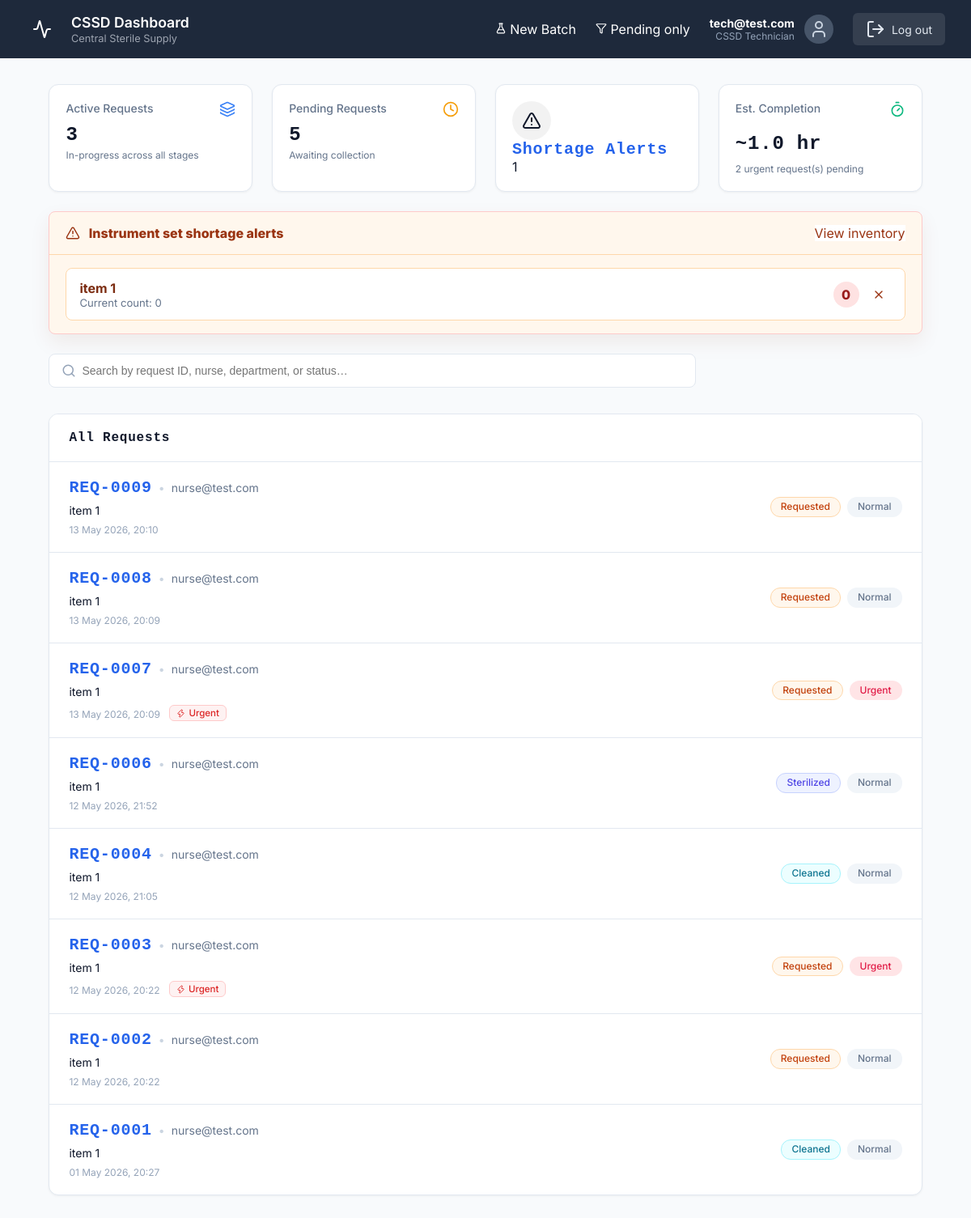
Screenshot of /dashboard/ (signed in) with the database file from the repository.
### CSSD_Management_System/models.py (models this page shows, shortened)
class CustomUser(AbstractUser):
    ROLE_CHOICES = [
        ('System Administrator', 'System Administrator'),
        ('CSSD Technician', 'CSSD Technician'),
        ('Department Nurse', 'Department Nurse'),
        ('Hospital Administrator', 'Hospital Administrator'),
    ]
    username = None
    email = models.EmailField(_('email address'), unique=True)
    role = models.CharField(max_length=50, choices=ROLE_CHOICES)
    department = models.CharField(max_length=100, blank=True)
    USERNAME_FIELD = 'email'
    REQUIRED_FIELDS = []
    objects = CustomUserManager()

class InventoryItem(models.Model):
    name = models.CharField(max_length=255)
    category = models.CharField(max_length=100)
    current_stock = models.IntegerField(default=0)
    min_threshold = models.IntegerField(default=10)

class InstrumentRequest(models.Model):
    PRIORITY_CHOICES = [
        ('Normal', 'Normal'),
        ('Urgent', 'Urgent'),
    ]
    STATUS_CHOICES = [
        ('Requested', 'Requested'),
        ('Collected', 'Collected'),
        ('Cleaned', 'Cleaned'),
        ('Sterilized', 'Sterilized'),
        ('Packed', 'Packed'),
        ('Delivered', 'Delivered'),
    ]
    requester = models.ForeignKey(CustomUser, on_delete=models.CASCADE, related_name='requests')
    priority = models.CharField(max_length=50, choices=PRIORITY_CHOICES, default='Normal')
    status = models.CharField(max_length=50, choices=STATUS_CHOICES, default='Requested')
    department = models.CharField(max_length=100, blank=True)
    notes = models.TextField(blank=True)
    last_operator = models.ForeignKey(
        CustomUser,
        on_delete=models.SET_NULL,
        null=True,
        blank=True,
        related_name='processed_requests'
    )
    batch = models.ForeignKey(SterilizationBatch, null=True, blank=True, on_delete=models.SET_NULL, related_name='requests')
    is_archived = models.BooleanField(default=False)
    submitted_at = models.DateTimeField(auto_now_add=True)
    collected_at = models.DateTimeField(null=True, blank=True)
    cleaned_at = models.DateTimeField(null=True, blank=True)
    sterilized_at = models.DateTimeField(null=True, blank=True)
    packed_at = models.DateTimeField(null=True, blank=True)
    delivered_at = models.DateTimeField(null=True, blank=True)

class RequestItem(models.Model):
    request = models.ForeignKey(InstrumentRequest, on_delete=models.CASCADE, related_name='items')
    inventory_item = models.ForeignKey(InventoryItem, on_delete=models.CASCADE)
    quantity = models.IntegerField(default=1)

### CSSD_Management_System/views.py (the view)
# urls.py: path('dashboard/', views.dashboard_router, name='dashboard_router'),
@login_required
def dashboard_router(request):
    role = request.user.role
    if role == 'Hospital Administrator':
        return redirect('hospital_report')
    if role in ['CSSD Technician', 'System Administrator']:
        filter_status = request.GET.get('filter', '')
        all_requests = InstrumentRequest.objects.prefetch_related(
            'items__inventory_item', 'requester'
        ).order_by('-submitted_at')
        display_requests = (
            all_requests.filter(status='Requested')
            if filter_status == 'pending'
            else all_requests
        )
        stat_pending = all_requests.filter(status='Requested').count()
        stat_active  = all_requests.filter(
            status__in=['Collected', 'Cleaned', 'Sterilized', 'Packed']
        ).count()
        shortage_alerts = _dashboard_shortage_alerts()
        stat_alerts  = shortage_alerts.count()
        STATUS_ORDER = ['Requested', 'Collected', 'Cleaned', 'Sterilized', 'Packed', 'Delivered']
        urgent_reqs  = all_requests.filter(priority='Urgent').exclude(status='Delivered')
        eta_text, eta_desc = 'No urgent', 'All clear'
        if urgent_reqs.exists():
            def eta_mins(r):
                idx = STATUS_ORDER.index(r.status) if r.status in STATUS_ORDER else 0
                return max(0, (len(STATUS_ORDER) - 1 - idx) * 20)
            mins = min(eta_mins(r) for r in urgent_reqs)
            eta_text = f'~{mins} min' if mins < 60 else f'~{mins // 60:.1f} hr'
            eta_desc = f'{urgent_reqs.count()} urgent request(s) pending'
        context = {
            'requests':      display_requests,
            'filter_status': filter_status,
            'stat_pending':  stat_pending,
            'stat_active':   stat_active,
            'stat_alerts':   stat_alerts,
            'shortage_alerts': shortage_alerts,
            'eta_text':      eta_text,
            'eta_desc':      eta_desc,
        }
        return render(request, 'cssd-dashboard.html', context)
    elif role == 'Department Nurse':
        return nurse_dashboard(request)
    return HttpResponse(f"Role '{role}' not recognized.", status=403)

### CSSD_Management_System/views.py (called while the page is built)
def _dashboard_shortage_alerts():
    return InventoryItem.objects.filter(current_stock__lt=3).order_by('current_stock', 'name')

### CSSD_Management_System/templates/cssd-dashboard.html (shortened to what this page needs)
{% load static %}
<!DOCTYPE html>
<html lang="en">
<head>
  <link rel="stylesheet" href="{% static 'styles.css' %}">
  <link rel="stylesheet" href="{% static 'extended_styles.css' %}">
</head>
<body>
  <div class="dashboard-wrapper theme-blue">
    <nav class="dashboard-nav theme-dark-blue">
      <div class="nav-brand">
        <div class="nav-logo blue"><i data-lucide="activity"></i></div>
        <div class="nav-title">
          <h2>CSSD Dashboard</h2>
          <p>Central Sterile Supply</p>
        </div>
      </div>
      <div class="nav-actions">
        <a href="{% url 'cssd_batch_create' %}" class="nav-action-link" id="newBatchBtn">
          <i data-lucide="flask-conical" style="width:14px;height:14px;"></i>
          New Batch
        </a>
        <a href="{% url 'dashboard_router' %}?filter={% if filter_status == 'pending' %}{% else %}pending{% endif %}"
           class="nav-action-link"
           id="filterPendingBtn">
          <i data-lucide="filter" style="width:14px;height:14px;"></i>
          {% if filter_status == 'pending' %}Show All{% else %}Pending only{% endif %}
        </a>
        <div class="user-profile">
          <div class="user-info-text">
            <strong>{{ request.user.get_full_name|default:request.user.email }}</strong>
            <span>{{ request.user.role }}</span>
          </div>
          <div class="user-avatar"><i data-lucide="user"></i></div>
        </div>
        <a href="{% url 'logout' %}" class="btn-logout"><i data-lucide="log-out"></i> Log out</a>
      </div>
    </nav>
    <main class="dashboard-main">
      <div class="dashboard-container">
        <div class="cssd-stats-grid">
          <a href="{% url 'dashboard_router' %}" class="stat-card" style="text-decoration:none;display:block;">
            <div class="stat-header">
              <span class="stat-label">Active Requests</span>
              <i data-lucide="layers" class="stat-icon-small blue"></i>
            </div>
            <h3 class="stat-value">{{ stat_active }}</h3>
            <p class="stat-desc">In-progress across all stages</p>
          </a>
          <a href="{% url 'dashboard_router' %}?filter=pending" class="stat-card" style="text-decoration:none;display:block;">
            <div class="stat-header">
              <span class="stat-label">Pending Requests</span>
              <i data-lucide="clock" class="stat-icon-small orange"></i>
            </div>
            <h3 class="stat-value">{{ stat_pending }}</h3>
            <p class="stat-desc">Awaiting collection</p>
          </a>
          <a href="{% url 'cssd_inventory_alerts' %}" class="stat-card alert-stat" style="text-decoration:none;display:flex;">
            <div class="stat-icon-wrapper"><i data-lucide="alert-triangle"></i></div>
            <div class="stat-info">
              <h3>Shortage Alerts</h3>
              <span class="stat-number">{{ stat_alerts }}</span>
            </div>
          </a>
          <div class="stat-card">
            <div class="stat-header">
              <span class="stat-label">Est. Completion</span>
              <i data-lucide="timer" class="stat-icon-small green"></i>
            </div>
            <h3 class="stat-value">{{ eta_text }}</h3>
            <p class="stat-desc">{{ eta_desc }}</p>
          </div>
        </div>
        {% if shortage_alerts %}
        <section class="shortage-alerts-panel" id="shortageAlertsPanel" aria-label="Shortage alerts">
          <div class="shortage-alerts-header">
            <div class="shortage-alerts-title">
              <i data-lucide="alert-triangle" style="width:18px;height:18px;"></i>
              <span>Instrument set shortage alerts</span>
            </div>
            <a href="{% url 'cssd_inventory_alerts' %}" class="nav-action-link" style="background:#fff;color:#9a3412;border-color:#fed7aa;">
              View inventory
            </a>
          </div>
          <div class="shortage-alert-list" id="shortageAlertList">
            {% for item in shortage_alerts %}
            <article class="shortage-alert" data-shortage-alert data-item-id="{{ item.id }}">
              <div>
                <strong>{{ item.name }}</strong>
                <div style="font-size:.82rem;color:#64748b;">Current count: {{ item.current_stock }}</div>
              </div>
              <div style="display:flex;align-items:center;gap:.5rem;">
                <span class="shortage-alert-count" aria-label="{{ item.current_stock }} units available">{{ item.current_stock }}</span>
                <button type="button" class="shortage-dismiss" data-dismiss-shortage aria-label="Dismiss {{ item.name }} shortage alert">
                  <i data-lucide="x" style="width:16px;height:16px;"></i>
                </button>
              </div>
            </article>
            {% endfor %}
          </div>
        </section>
        {% endif %}
        <div class="cssd-filters-bar">
          <div class="search-input-wrapper expand">
            <i data-lucide="search" class="search-icon"></i>
            <input type="text" class="search-input" id="searchBox"
                   placeholder="Search by request ID, nurse, department, or status…">
          </div>
        </div>
        <div class="cssd-requests-panel" id="requests-panel">
          <div class="panel-header">
            <h3>
              {% if filter_status == 'pending' %}Pending Requests{% else %}All Requests{% endif %}
            </h3>
          </div>
          <div class="cssd-list" id="requestList">
            {% for req in requests %}
            {% with items=req.items.all %}
            <a href="{% url 'cssd_request_details' req.id %}"
               class="cssd-list-item"
               style="text-decoration:none;color:inherit;display:flex;"
               data-search="req-{{ req.id|stringformat:'04d' }} {{ req.requester.email }} {{ req.department }} {{ req.status }} {% for item in items %}{{ item.inventory_item.name }} {% endfor %}">
              <div class="item-main">
                <div class="item-title">
                  <span class="item-id">REQ-{{ req.id|stringformat:"04d" }}</span>
                  <span class="dot-separator">•</span>
                  <span class="item-requester">{{ req.requester.email }}</span>
                </div>
                <div class="item-subtitle">
                  {% for item in items %}{{ item.inventory_item.name }}{% if not forloop.last %}, {% endif %}{% endfor %}
                </div>
                <div class="item-time">
                  {{ req.submitted_at|date:"d M Y, H:i" }}
                  {% if req.priority == 'Urgent' %}
                  <span class="eta-badge urgent" style="margin-left:8px;">
                    <i data-lucide="zap" style="width:11px;height:11px;"></i> Urgent
                  </span>
                  {% endif %}
                </div>
              </div>
              <div class="item-actions">
                <span class="pill status-{{ req.status }}">{{ req.status }}</span>
                {% if req.priority == 'Urgent' %}
                  <span class="pill pill-urgent">Urgent</span>
                {% else %}
                  <span class="pill pill-normal">Normal</span>
                {% endif %}
              </div>
            </a>
            {% endwith %}
            {% empty %}
            <div style="text-align:center;padding:2rem;color:#94a3b8;">
              No requests found.
            </div>
            {% endfor %}
          </div>
        </div>
      </div>
    </main>
  </div>
</body>
</html>

### CSSD_Management_System/static/extended_styles.css (style rules this page uses)
:root { --color-border: #e2e8f0; --color-danger: #ef4444; --color-warning: #f59e0b; --color-background: #f8fafc; --radius-sm: 4px; --radius-md: 8px; --radius-lg: 12px; --spacing-sm: 0.5rem; --spacing-md: 1rem; --spacing-lg: 1.5rem; --spacing-xl: 2rem; }
.req-id, .item-id, h3 { color: var(--color-primary); font-family: monospace; font-size: 1.25rem; font-weight: 800; letter-spacing: 0.05rem; }
.dashboard-container { max-width: 1500px !important; width: 95% !important; }
.search-input-wrapper { max-width: 800px !important; }

### CSSD_Management_System/templates/cssd-dashboard.html (style rules this page uses)
.eta-badge { display:inline-flex;align-items:center;gap:4px; background:#eff6ff;color:#2563eb;border:1px solid #bfdbfe; border-radius:6px;padding:2px 8px;font-size:.72rem;font-weight:500; }
.eta-badge.urgent { background:#fef2f2;color:#dc2626;border-color:#fecaca; }
.shortage-alerts-panel { margin: 0 0 1.5rem; border: 1px solid #fecaca; background: #fff7ed; border-radius: 8px; overflow: hidden; box-shadow: 0 10px 24px rgba(124, 45, 18, 0.08); }
.shortage-alerts-header { display: flex; align-items: center; justify-content: space-between; gap: 1rem; padding: 1rem 1.25rem; border-bottom: 1px solid #fed7aa; }
.shortage-alerts-title { display: flex; align-items: center; gap: .65rem; color: #9a3412; font-weight: 800; }
.shortage-alert-list { display: grid; grid-template-columns: repeat(auto-fit, minmax(240px, 1fr)); gap: .75rem; padding: 1rem 1.25rem; }
.shortage-alert { display: flex; align-items: center; justify-content: space-between; gap: .75rem; background: #fff; border: 1px solid #fed7aa; border-radius: 8px; padding: .85rem 1rem; }
.shortage-alert strong { color: #7c2d12; }
.shortage-alert-count { display: inline-flex; align-items: center; justify-content: center; min-width: 2rem; height: 2rem; border-radius: 999px; background: #fee2e2; color: #991b1b; font-weight: 800; }
.shortage-dismiss { border: 0; background: transparent; color: #9a3412; cursor: pointer; width: 2rem; height: 2rem; display: inline-flex; align-items: center; justify-content: center; border-radius: 6px; }

### rows the page displays
CustomUser: user.get_full_name "tech@test.com", user.role "CSSD Technician"
InventoryItem: name "item 1", current_stock "0"
InstrumentRequest: id "0009", requester.email "nurse@test.com", submitted_at "13 May 2026, 20:10", status "Requested", priority "Normal"
RequestItem: inventory_item.name "item 1"
InstrumentRequest: id "0008", requester.email "nurse@test.com", submitted_at "13 May 2026, 20:09", status "Requested", priority "Normal"
RequestItem: inventory_item.name "item 1"
InstrumentRequest: id "0007", requester.email "nurse@test.com", submitted_at "13 May 2026, 20:09", priority "Urgent" (drawn), status "Requested"
RequestItem: inventory_item.name "item 1"
InstrumentRequest: id "0006", requester.email "nurse@test.com", submitted_at "12 May 2026, 21:52", status "Sterilized", priority "Normal"
RequestItem: inventory_item.name "item 1"
InstrumentRequest: id "0004", requester.email "nurse@test.com", submitted_at "12 May 2026, 21:05", status "Cleaned", priority "Normal"
RequestItem: inventory_item.name "item 1"
InstrumentRequest: id "0003", requester.email "nurse@test.com", submitted_at "12 May 2026, 20:22", priority "Urgent" (drawn), status "Requested"
RequestItem: inventory_item.name "item 1"
InstrumentRequest: id "0002", requester.email "nurse@test.com", submitted_at "12 May 2026, 20:22", status "Requested", priority "Normal"
RequestItem: inventory_item.name "item 1"
InstrumentRequest: id "0001", requester.email "nurse@test.com", submitted_at "01 May 2026, 20:27", status "Cleaned", priority "Normal"
RequestItem: inventory_item.name "item 1"

### other values shown
{{ stat_active }} "3"
{{ stat_pending }} "5"
{{ stat_alerts }} "1"
{{ eta_text }} "~1.0 hr"
{{ eta_desc }} "2 urgent request(s) pending"
